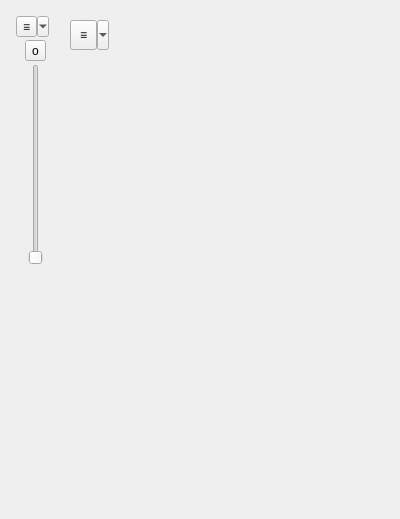
<?xml version="1.0" encoding="UTF-8"?>
<ui version="4.0">
 <class>hud</class>
 <widget class="QWidget" name="hud">
  <property name="geometry">
   <rect>
    <x>0</x>
    <y>0</y>
    <width>400</width>
    <height>519</height>
   </rect>
  </property>
  <property name="windowTitle">
   <string>Form</string>
  </property>
  <widget class="QFrame" name="frameButtons">
   <property name="geometry">
    <rect>
     <x>10</x>
     <y>10</y>
     <width>51</width>
     <height>261</height>
    </rect>
   </property>
   <property name="sizePolicy">
    <sizepolicy hsizetype="Expanding" vsizetype="Expanding">
     <horstretch>0</horstretch>
     <verstretch>0</verstretch>
    </sizepolicy>
   </property>
   <property name="accessibleName">
    <string>frameMainButtons</string>
   </property>
   <property name="frameShape">
    <enum>QFrame::NoFrame</enum>
   </property>
   <property name="frameShadow">
    <enum>QFrame::Plain</enum>
   </property>
   <layout class="QVBoxLayout" name="verticalLayout">
    <property name="spacing">
     <number>3</number>
    </property>
    <property name="sizeConstraint">
     <enum>QLayout::SetDefaultConstraint</enum>
    </property>
    <property name="margin">
     <number>6</number>
    </property>
    <item>
     <widget class="QToolButton" name="toolButtonLayers">
      <property name="toolTip">
       <string>Add Layers</string>
      </property>
      <property name="statusTip">
       <string>Add Layers</string>
      </property>
      <property name="text">
       <string>≡</string>
      </property>
      <property name="icon">
       <iconset resource="resources.qrc">
        <normaloff>:/icons/icons/legend.svg</normaloff>:/icons/icons/legend.svg</iconset>
      </property>
      <property name="iconSize">
       <size>
        <width>24</width>
        <height>24</height>
       </size>
      </property>
      <property name="checkable">
       <bool>false</bool>
      </property>
      <property name="popupMode">
       <enum>QToolButton::MenuButtonPopup</enum>
      </property>
     </widget>
    </item>
    <item>
     <layout class="QHBoxLayout" name="horizontalLayout_2">
      <item>
       <widget class="QToolButton" name="toolButtonIsActive">
        <property name="toolTip">
         <string>Enable/Disable Scale Levels</string>
        </property>
        <property name="statusTip">
         <string>Enable/Disable Scale Levels</string>
        </property>
        <property name="text">
         <string>o</string>
        </property>
        <property name="icon">
         <iconset resource="resources.qrc">
          <normaloff>:/icons/icons/toolButtonIsActive.svg</normaloff>:/icons/icons/toolButtonIsActive.svg</iconset>
        </property>
        <property name="iconSize">
         <size>
          <width>22</width>
          <height>22</height>
         </size>
        </property>
        <property name="checkable">
         <bool>true</bool>
        </property>
       </widget>
      </item>
     </layout>
    </item>
    <item>
     <layout class="QHBoxLayout" name="horizontalLayout_4">
      <item>
       <widget class="QSlider" name="sliderZoomlevels">
        <property name="sizePolicy">
         <sizepolicy hsizetype="Fixed" vsizetype="Expanding">
          <horstretch>0</horstretch>
          <verstretch>0</verstretch>
         </sizepolicy>
        </property>
        <property name="toolTip">
         <string>Zoomlevel</string>
        </property>
        <property name="maximum">
         <number>25</number>
        </property>
        <property name="tracking">
         <bool>false</bool>
        </property>
        <property name="orientation">
         <enum>Qt::Vertical</enum>
        </property>
        <property name="tickPosition">
         <enum>QSlider::NoTicks</enum>
        </property>
        <property name="tickInterval">
         <number>1</number>
        </property>
       </widget>
      </item>
     </layout>
    </item>
   </layout>
  </widget>
  <widget class="QToolButton" name="toolButtonTMS">
   <property name="geometry">
    <rect>
     <x>70</x>
     <y>20</y>
     <width>39</width>
     <height>30</height>
    </rect>
   </property>
   <property name="toolTip">
    <string>Enable/Disable Scale Levels</string>
   </property>
   <property name="statusTip">
    <string>Enable/Disable Scale Levels</string>
   </property>
   <property name="text">
    <string>≡</string>
   </property>
   <property name="icon">
    <iconset resource="resources.qrc">
     <normaloff>:/icons/icons/toolButtonTMS.svg</normaloff>:/icons/icons/toolButtonTMS.svg</iconset>
   </property>
   <property name="iconSize">
    <size>
     <width>24</width>
     <height>24</height>
    </size>
   </property>
   <property name="checkable">
    <bool>true</bool>
   </property>
   <property name="popupMode">
    <enum>QToolButton::MenuButtonPopup</enum>
   </property>
  </widget>
  <zorder>frameButtons</zorder>
  <zorder>toolButtonTMS</zorder>
  <zorder></zorder>
 </widget>
 <resources>
  <include location="resources.qrc"/>
 </resources>
 <connections/>
</ui>
